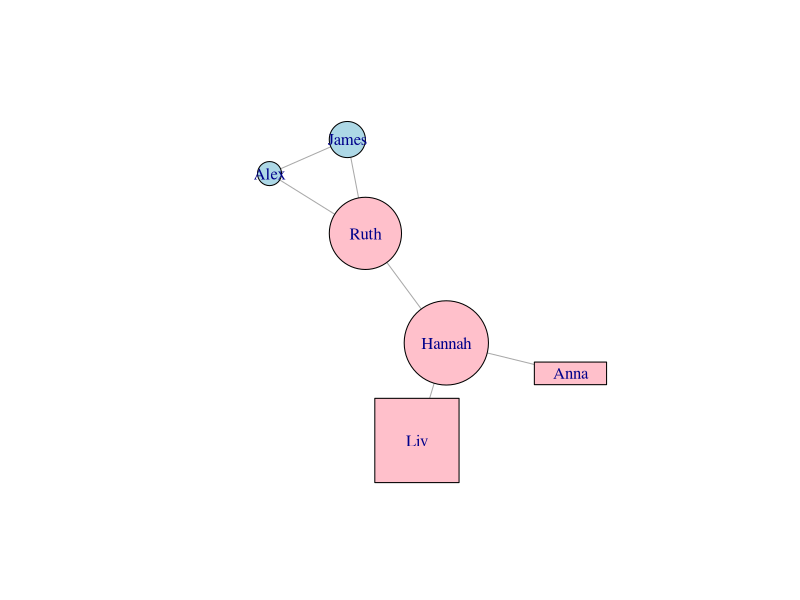

This chart was generated by the following R code:

# Run this code, look at the graph, and inspect the contents of students.csv.
# Then ask yourself: which attribute do you think will have the highest
# assortativity between gender, major, and hairLength? Which do you think will
# have the lowest?

library(igraph)

students.df <- read.csv("students.csv",header=TRUE,stringsAsFactors=FALSE)

friends.df <- read.csv("friends.csv",header=FALSE,stringsAsFactors=FALSE)

friends <- graph.data.frame(friends.df, directed=FALSE, vertices=students.df)

plot(friends, 
    vertex.size=V(friends)$hairLength * 4, 
    vertex.color=ifelse(V(friends)$gender=="F","pink","lightblue"),
    vertex.shape=ifelse(V(friends)$major=="CPSC","circle",
        ifelse(V(friends)$major=="MATH","square","rectangle")))


# Uncomment this once you think you have the answer. :)
# cat("hair length assortativity =", assortativity(friends, types1=V(friends)$hairLength),"\n")
# cat("gender assortativity =", assortativity.nominal(friends, types=as.factor(V(friends)$gender)),"\n")
# cat("major assortativity =", assortativity.nominal(friends, types=as.factor(V(friends)$major)),"\n")
